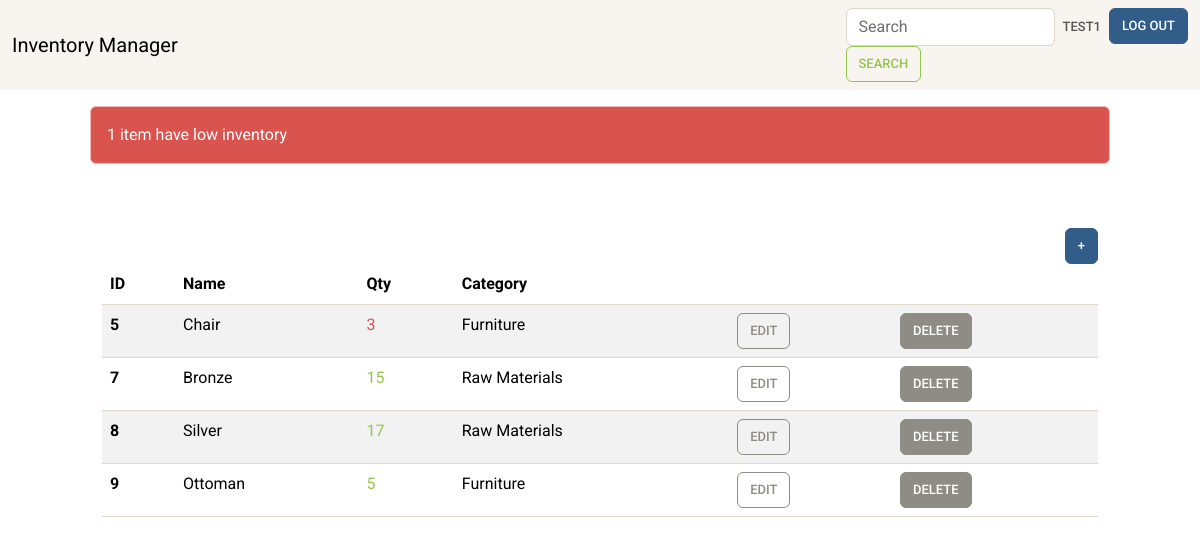
The app's page /dashboard/ (signed in) with its own data.
### inventory/models.py (models this page shows, shortened)
class InventoryItem(models.Model):
	name = models.CharField(max_length=200)
	quantity = models.IntegerField()
	category = models.ForeignKey('Category', on_delete=models.SET_NULL, blank=True, null=True)
	date_created = models.DateTimeField(auto_now_add=True)
	user = models.ForeignKey(User, on_delete=models.CASCADE)

class Category(models.Model):
	name = models.CharField(max_length=200)
	class Meta:
		verbose_name_plural = 'categories'

### inventory/views.py (the view)
# urls.py: path('dashboard/', Dashboard.as_view(), name='dashboard'),
class Dashboard(LoginRequiredMixin, View):
	def get(self, request):
		if 'q' in request.GET:
			q = request.GET['q']
			items = InventoryItem.objects.filter(user=self.request.user.id, name__icontains=q).order_by('id')
		else:
			items = InventoryItem.objects.filter(user=self.request.user.id).order_by('id')
		low_inventory = InventoryItem.objects.filter(
			user=self.request.user.id,
			quantity__lte=LOW_QUANTITY
		)
		if low_inventory.count() > 0:
			if low_inventory.count() > 1:
				messages.error(request, f'{low_inventory.count()} items have low inventory')
			else:
				messages.error(request, f'{low_inventory.count()} item have low inventory')
		low_inventory_ids = InventoryItem.objects.filter(
			user=self.request.user.id,
			quantity__lte=LOW_QUANTITY
		).values_list('id', flat=True)
		return render(request, 'inventory/dashboard.html', {'items': items, 'low_inventory_ids': low_inventory_ids})

### inventory/templates/inventory/dashboard.html (shortened to what this page needs)
{% extends 'inventory/base.html' %}
{% block content %}
	{% if messages %}
		<div class="row mt-3">
			{% for message in messages %}
				{% if message.tags == 'error' %}
					<div class="col-md-10 col-12 mx-auto alert alert-danger">
						{{ message }}
					</div>
				{% else %}
					<div class="col-md-10 col-12 mx-auto alert alert-success">
						{{ message }}
					</div>
				{% endif %}
			{% endfor %}
		</div>
	{% endif %}
	<div class="row">
		<div class="col-md-10 col-12 mx-auto mt-5">
			<div class="d-flex justify-content-end">
				<a href="{% url 'add-item' %}" class="btn btn-primary">+</a>
			</div>
			<table class="table table-hover table-striped">
				<thead>
					<tr>
						<th scope="col">ID</th>
						<th scope="col">Name</th>
						<th scope="col">Qty</th>
						<th scope="col">Category</th>
						<th scope="col"></th>
						<th scope="col"></th>
					</tr>
				</thead>
				<tbody>
					{% for item in items %}
					<tr>
						<th scope="row">{{ item.id }}</th>
						<td>{{ item.name }}</td>
						{% if item.id in low_inventory_ids %}
							<td class="text-danger">{{ item.quantity }}</td>
						{% else %}
							<td class="text-success">{{ item.quantity }}</td>
						{% endif %}
						<td>{{ item.category.name }}</td>
						<td><a href="{% url 'edit-item' item.id %}" class="btn btn-outline-secondary">Edit</a></td>
						<td><a href="{% url 'delete-item' item.id %}" class="btn btn-secondary">Delete</a></td>
					</tr>
					{% endfor %}
				</tbody>
			</table>
		</div>
	</div>
{% endblock content %}

### inventory/templates/inventory/base.html (shortened to what this page needs)
<!DOCTYPE html>
<html lang="en">
<head>
	<link href="https://bootswatch.com/5/sandstone/bootstrap.min.css" rel="stylesheet">
</head>
<body>
	{% include 'inventory/navigation.html' %}
	{% block content %}
	{% endblock content %}
</body>
</html>

### inventory/templates/inventory/navigation.html (shortened to what this page needs)
<nav class="navbar navbar-expand-lg bg-light">
	<div class="container-fluid">
		<a class="navbar-brand" href="{% url 'index' %}">Inventory Manager</a>
		<div class="collapse navbar-collapse justify-content-end" id="navbarNav">
			<ul class="navbar-nav">
				{% if user.is_authenticated %}
					<form class="form-inline my-2 my-lg-0">
        				<input class="form-control mr-sm-2" type="search" name="q" placeholder="Search" aria-label="Search">
        				<button class="btn btn-outline-success my-2 my-sm-0" type="submit">Search</button>
      				</form>
					<li class="nav-item">
						<a class="nav-link" href='#'>{{ user.username }}</a>
					</li>
					<li class="nav-item">
						<form action="{% url 'logout' %}" method="post">
							<button class="btn btn-primary" type="submit">Log Out</button>
						</form>
					</li>
				{% endif %}
			</ul>
		</div>
	</div>
</nav>

### records on screen
InventoryItem: id "5", name "Chair", quantity "3", category.name "Furniture"
InventoryItem: id "7", name "Bronze", quantity "15", category.name "Raw Materials"
InventoryItem: id "8", name "Silver", quantity "17", category.name "Raw Materials"
InventoryItem: id "9", name "Ottoman", quantity "5", category.name "Furniture"

### other values on screen
{{ user.username }} "TEST1"
{{ message }} "1 item have low inventory"
